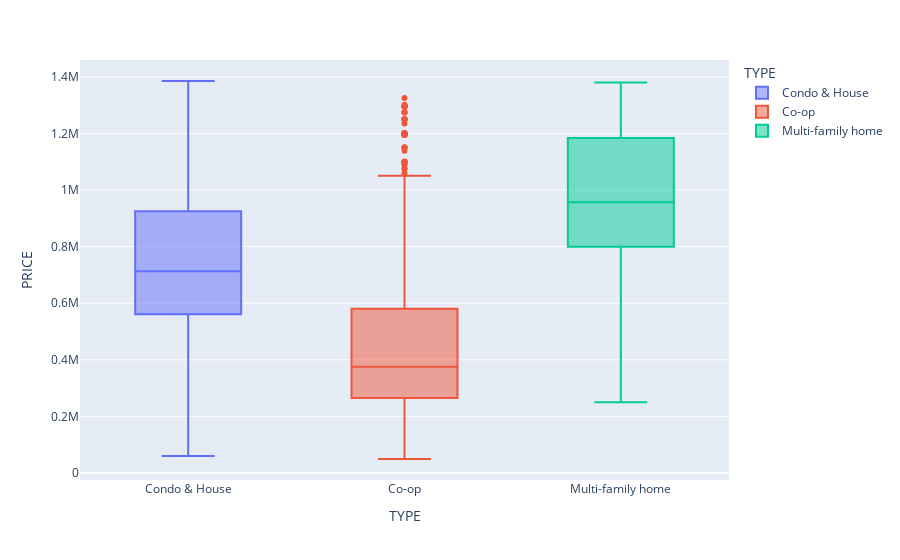

Write notebook code for a chart like this one.
### Code cell
fig = px.box(data_frame=df , x = 'TYPE' , y = 'PRICE' , color = 'TYPE')

fig.show()

### Figure 1 — Plotly figure (JSON) as saved in the notebook; plotly's stock layout.template omitted (floating-point values rounded to 4 significant figures; data arrays with more than 128 entries replaced by an {"elided": "..."} marker saying what was removed)
{"data": [{"alignmentgroup": "True", "hovertemplate": "TYPE=%{x}<br>PRICE=%{y}<extra></extra>", "legendgroup": "Condo & House", "marker": {"color": "#636efa"}, "name": "Condo & House", "notched": false, "offsetgroup": "Condo & House", "orientation": "v", "showlegend": true, "type": "box", "x": {"elided": "1363 str values"}, "x0": " ", "xaxis": "x", "y": {"elided": "1363 int values"}, "y0": " ", "yaxis": "y"}, {"alignmentgroup": "True", "hovertemplate": "TYPE=%{x}<br>PRICE=%{y}<extra></extra>", "legendgroup": "Co-op", "marker": {"color": "#EF553B"}, "name": "Co-op", "notched": false, "offsetgroup": "Co-op", "orientation": "v", "showlegend": true, "type": "box", "x": {"elided": "1234 str values"}, "x0": " ", "xaxis": "x", "y": {"elided": "1234 int values"}, "y0": " ", "yaxis": "y"}, {"alignmentgroup": "True", "hovertemplate": "TYPE=%{x}<br>PRICE=%{y}<extra></extra>", "legendgroup": "Multi-family home", "marker": {"color": "#00cc96"}, "name": "Multi-family home", "notched": false, "offsetgroup": "Multi-family home", "orientation": "v", "showlegend": true, "type": "box", "x": {"elided": "468 str values"}, "x0": " ", "xaxis": "x", "y": {"elided": "468 int values"}, "y0": " ", "yaxis": "y"}], "layout": {"boxmode": "overlay", "legend": {"title": {"text": "TYPE"}, "tracegroupgap": 0}, "margin": {"t": 60}, "xaxis": {"anchor": "y", "categoryarray": ["Condo & House", "Co-op", "Multi-family home"], "categoryorder": "array", "domain": [0, 1], "title": {"text": "TYPE"}}, "yaxis": {"anchor": "x", "domain": [0, 1], "title": {"text": "PRICE"}}}}
